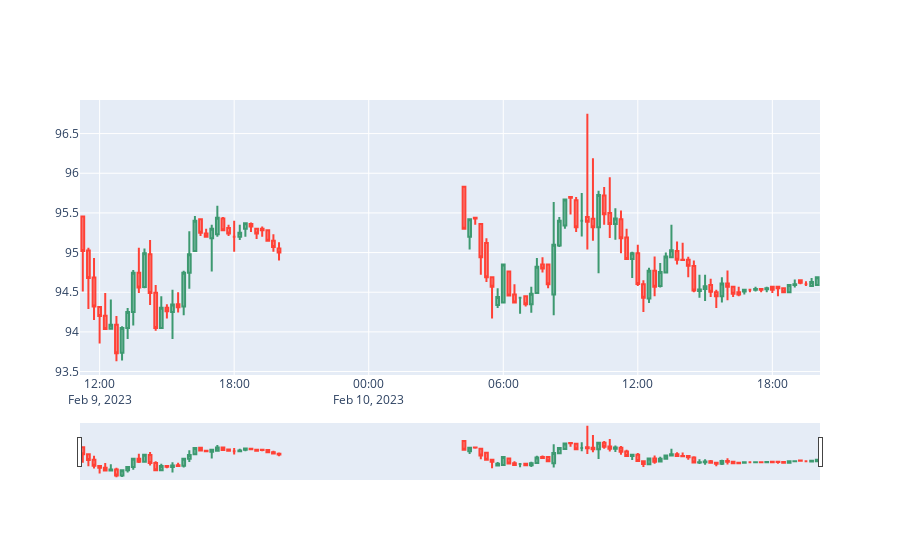

Source (notebook cell):
### Code cell
## I am still learning graphs ;) 

import plotly.graph_objects as go

import pandas as pd
from datetime import datetime

df = Statergy('GOOGL')
df = df.get_script_data()
fig = go.Figure(data=[go.Candlestick(x=df['timestamp'],
                open=df['open'],
                high=df['high'],
                low=df['low'],
                close=df['close_data'])])

fig.show()
